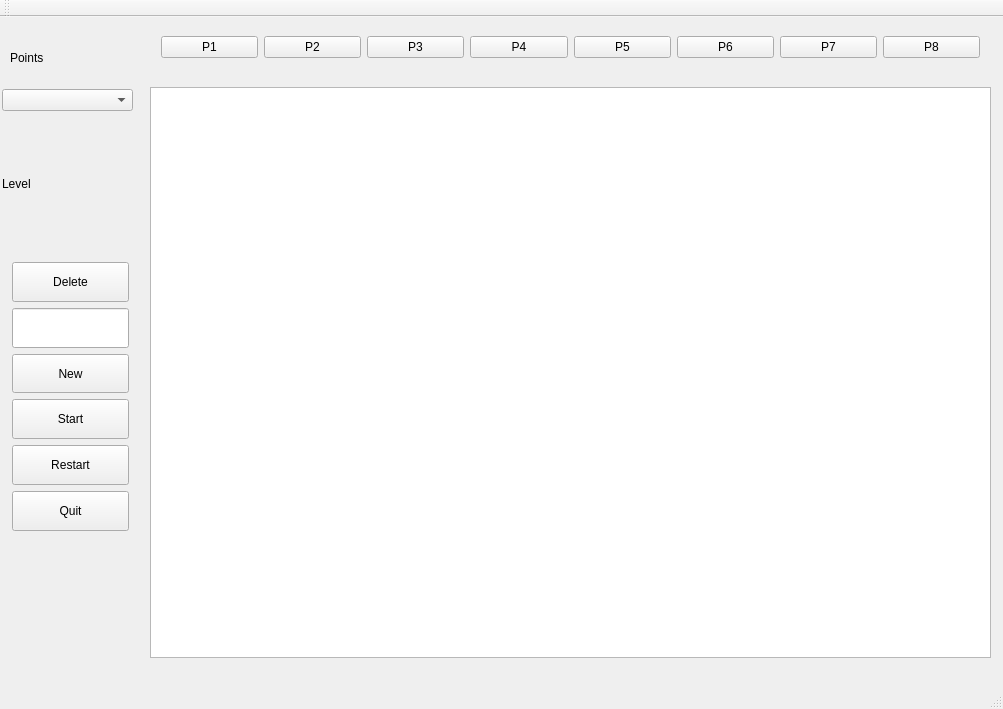
<?xml version="1.0" encoding="UTF-8"?>
<ui version="4.0">
 <class>MainWindow</class>
 <widget class="QMainWindow" name="MainWindow">
  <property name="geometry">
   <rect>
    <x>0</x>
    <y>0</y>
    <width>1003</width>
    <height>709</height>
   </rect>
  </property>
  <property name="windowTitle">
   <string>MainWindow</string>
  </property>
  <widget class="QWidget" name="centralWidget">
   <widget class="MyLawn" name="graphicsView">
    <property name="geometry">
     <rect>
      <x>150</x>
      <y>70</y>
      <width>841</width>
      <height>571</height>
     </rect>
    </property>
   </widget>
   <widget class="QLabel" name="pointsLabel">
    <property name="geometry">
     <rect>
      <x>10</x>
      <y>20</y>
      <width>101</width>
      <height>41</height>
     </rect>
    </property>
    <property name="text">
     <string>Points</string>
    </property>
   </widget>
   <widget class="QComboBox" name="userButton">
    <property name="geometry">
     <rect>
      <x>2</x>
      <y>72</y>
      <width>131</width>
      <height>22</height>
     </rect>
    </property>
    <property name="sizePolicy">
     <sizepolicy hsizetype="Preferred" vsizetype="Fixed">
      <horstretch>0</horstretch>
      <verstretch>0</verstretch>
     </sizepolicy>
    </property>
    <property name="maximumSize">
     <size>
      <width>16777215</width>
      <height>22</height>
     </size>
    </property>
   </widget>
   <widget class="QLabel" name="levelLabel">
    <property name="geometry">
     <rect>
      <x>2</x>
      <y>111</y>
      <width>131</width>
      <height>111</height>
     </rect>
    </property>
    <property name="sizePolicy">
     <sizepolicy hsizetype="Preferred" vsizetype="Preferred">
      <horstretch>0</horstretch>
      <verstretch>0</verstretch>
     </sizepolicy>
    </property>
    <property name="text">
     <string>Level</string>
    </property>
   </widget>
   <widget class="QWidget" name="layoutWidget">
    <property name="geometry">
     <rect>
      <x>150</x>
      <y>0</y>
      <width>841</width>
      <height>61</height>
     </rect>
    </property>
    <layout class="QHBoxLayout" name="horizontalLayout">
     <item>
      <widget class="QPushButton" name="p1_Button">
       <property name="text">
        <string>P1</string>
       </property>
      </widget>
     </item>
     <item>
      <widget class="QPushButton" name="p2_Button">
       <property name="text">
        <string>P2</string>
       </property>
      </widget>
     </item>
     <item>
      <widget class="QPushButton" name="p3_Button">
       <property name="text">
        <string>P3</string>
       </property>
      </widget>
     </item>
     <item>
      <widget class="QPushButton" name="p4_Button">
       <property name="text">
        <string>P4</string>
       </property>
      </widget>
     </item>
     <item>
      <widget class="QPushButton" name="p5_Button">
       <property name="text">
        <string>P5</string>
       </property>
      </widget>
     </item>
     <item>
      <widget class="QPushButton" name="p6_Button">
       <property name="text">
        <string>P6</string>
       </property>
      </widget>
     </item>
     <item>
      <widget class="QPushButton" name="p7_Button">
       <property name="text">
        <string>P7</string>
       </property>
      </widget>
     </item>
     <item>
      <widget class="QPushButton" name="p8_Button">
       <property name="text">
        <string>P8</string>
       </property>
      </widget>
     </item>
    </layout>
   </widget>
   <widget class="QWidget" name="layoutWidget">
    <property name="geometry">
     <rect>
      <x>1</x>
      <y>234</y>
      <width>139</width>
      <height>291</height>
     </rect>
    </property>
    <layout class="QVBoxLayout" name="verticalLayout_2">
     <item>
      <widget class="QPushButton" name="deleteButton">
       <property name="sizePolicy">
        <sizepolicy hsizetype="Minimum" vsizetype="Preferred">
         <horstretch>0</horstretch>
         <verstretch>0</verstretch>
        </sizepolicy>
       </property>
       <property name="text">
        <string>Delete</string>
       </property>
      </widget>
     </item>
     <item>
      <widget class="QLineEdit" name="lineEdit">
       <property name="sizePolicy">
        <sizepolicy hsizetype="Expanding" vsizetype="Preferred">
         <horstretch>0</horstretch>
         <verstretch>0</verstretch>
        </sizepolicy>
       </property>
       <property name="font">
        <font>
         <pointsize>13</pointsize>
        </font>
       </property>
      </widget>
     </item>
     <item>
      <widget class="QPushButton" name="newButton">
       <property name="sizePolicy">
        <sizepolicy hsizetype="Minimum" vsizetype="Preferred">
         <horstretch>0</horstretch>
         <verstretch>0</verstretch>
        </sizepolicy>
       </property>
       <property name="text">
        <string>New</string>
       </property>
      </widget>
     </item>
     <item>
      <widget class="QPushButton" name="startButton">
       <property name="sizePolicy">
        <sizepolicy hsizetype="Minimum" vsizetype="Preferred">
         <horstretch>0</horstretch>
         <verstretch>0</verstretch>
        </sizepolicy>
       </property>
       <property name="text">
        <string>Start</string>
       </property>
      </widget>
     </item>
     <item>
      <widget class="QPushButton" name="restartButton">
       <property name="sizePolicy">
        <sizepolicy hsizetype="Minimum" vsizetype="Preferred">
         <horstretch>0</horstretch>
         <verstretch>0</verstretch>
        </sizepolicy>
       </property>
       <property name="text">
        <string>Restart</string>
       </property>
      </widget>
     </item>
     <item>
      <widget class="QPushButton" name="quitButton">
       <property name="sizePolicy">
        <sizepolicy hsizetype="Minimum" vsizetype="Preferred">
         <horstretch>0</horstretch>
         <verstretch>0</verstretch>
        </sizepolicy>
       </property>
       <property name="text">
        <string>Quit</string>
       </property>
      </widget>
     </item>
    </layout>
   </widget>
  </widget>
  <widget class="QMenuBar" name="menuBar">
   <property name="geometry">
    <rect>
     <x>0</x>
     <y>0</y>
     <width>1003</width>
     <height>26</height>
    </rect>
   </property>
  </widget>
  <widget class="QToolBar" name="mainToolBar">
   <attribute name="toolBarArea">
    <enum>TopToolBarArea</enum>
   </attribute>
   <attribute name="toolBarBreak">
    <bool>false</bool>
   </attribute>
  </widget>
  <widget class="QStatusBar" name="statusBar"/>
 </widget>
 <layoutdefault spacing="6" margin="11"/>
 <customwidgets>
  <customwidget>
   <class>MyLawn</class>
   <extends>QGraphicsView</extends>
   <header>mylawn.h</header>
  </customwidget>
 </customwidgets>
 <resources/>
 <connections/>
</ui>
